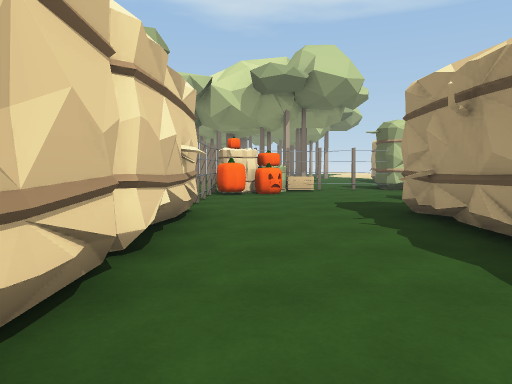
View 1 (above)

24 first-person views from a walk through a scene from a Unity 3-D project. The camera is 1.4 m above the floor, tilts 4° down and sees 70° across. The floor is counted in squares, 2 m on a side. Each view is taken from the middle of a square. On the plan, view 1 faces up. The plan holds only what a view shows up to about 11 squares ahead; the rest is blank. The place goes on beyond the plan. The player character is not drawn. Some animated figures are left out.

View 2
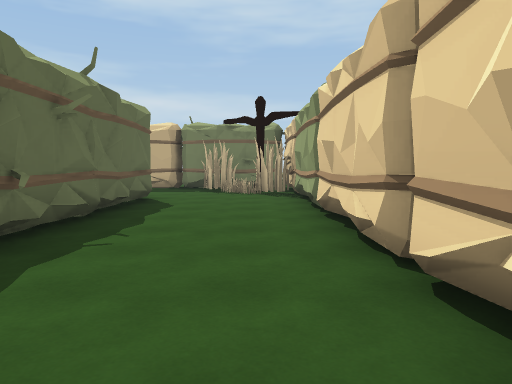

View 3
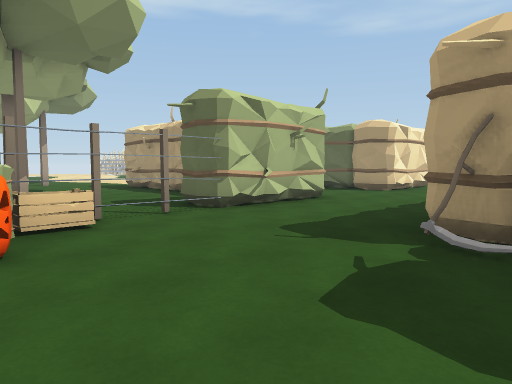

View 4
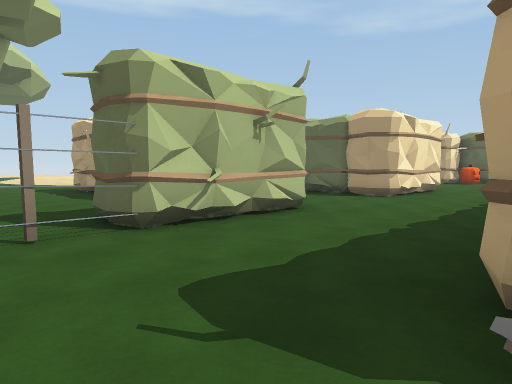

View 5
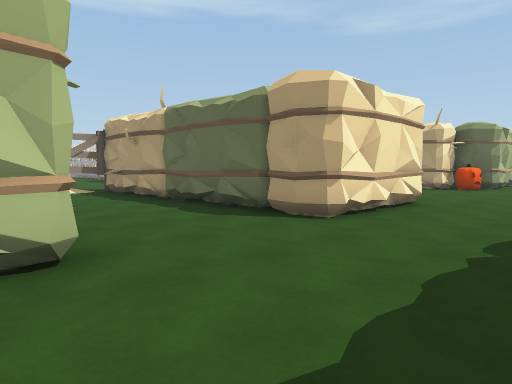

View 6
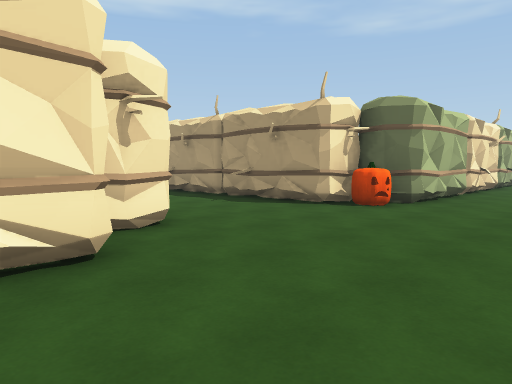

View 7
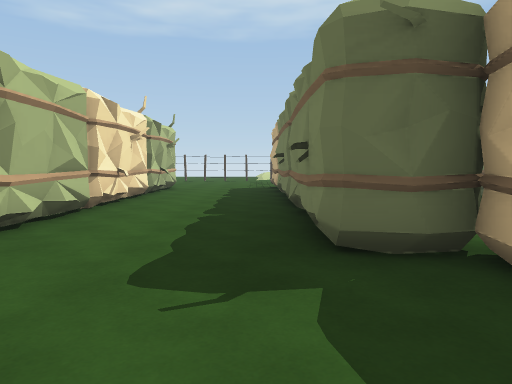

View 8
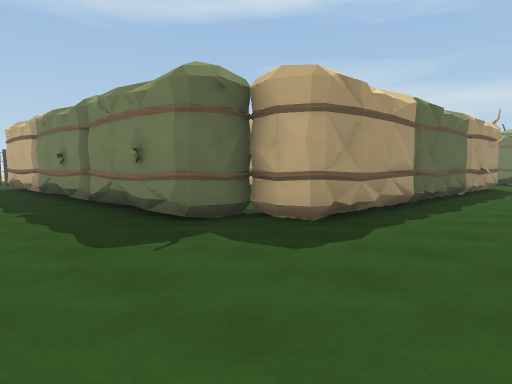

View 9
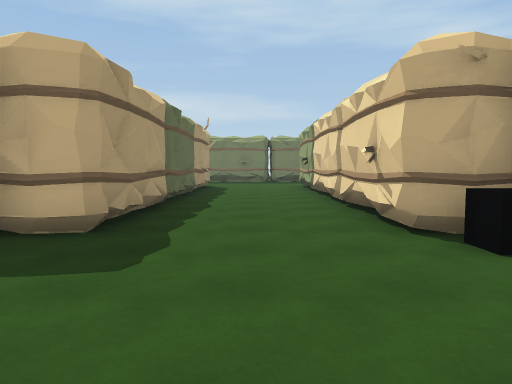

View 10
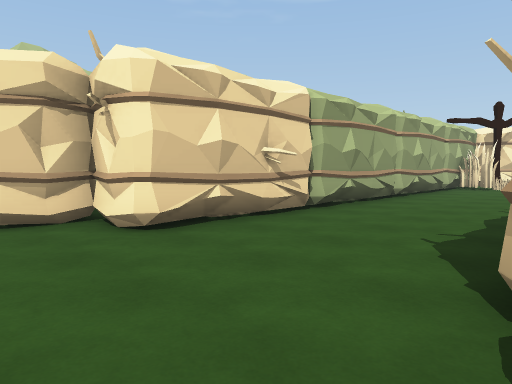

View 11
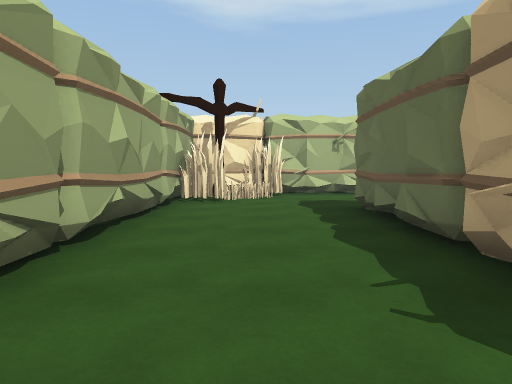

View 12
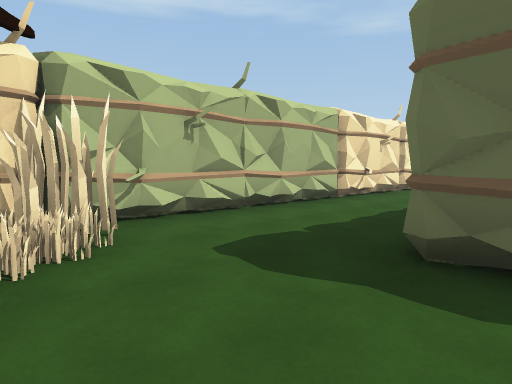

View 13
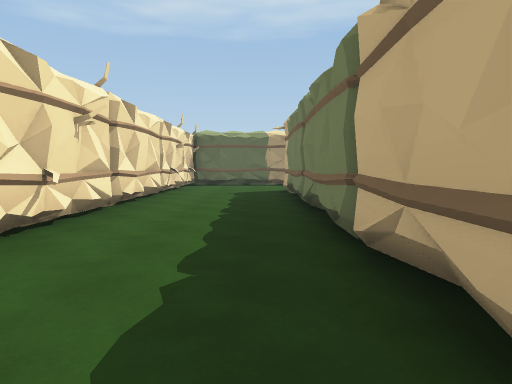

View 14
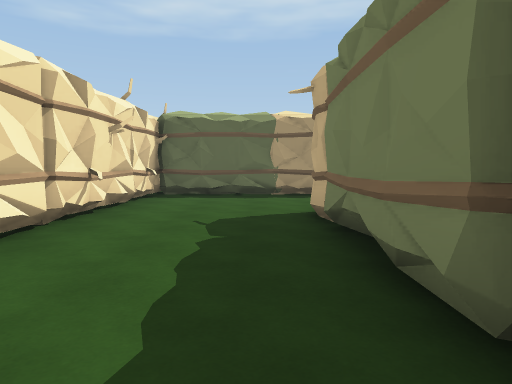

View 15
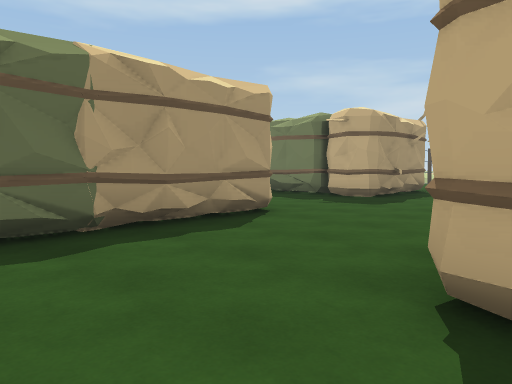

View 16
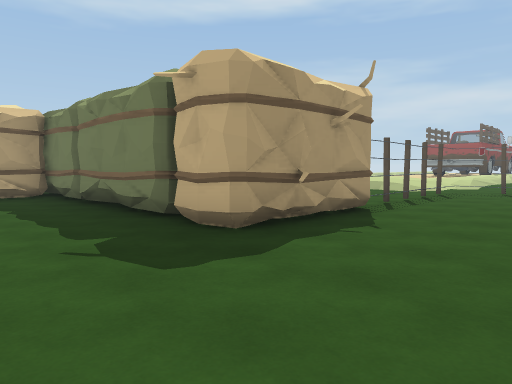

View 17
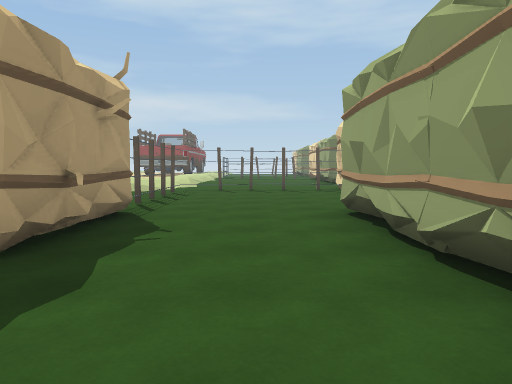

View 18
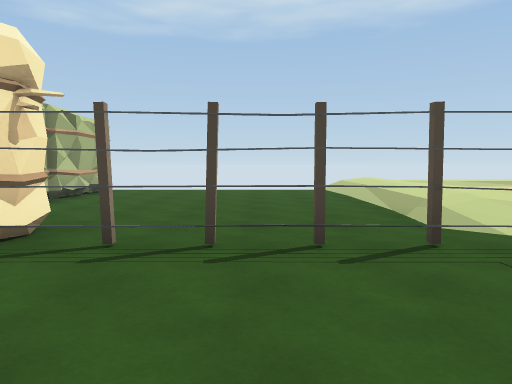

View 19
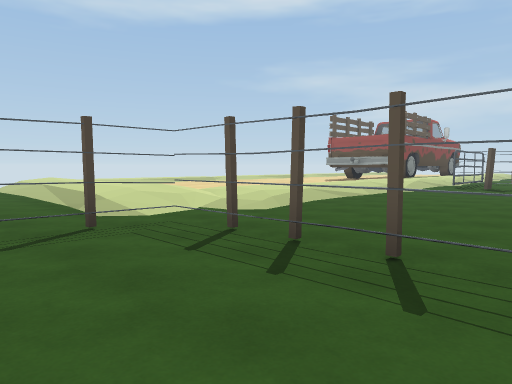

View 20
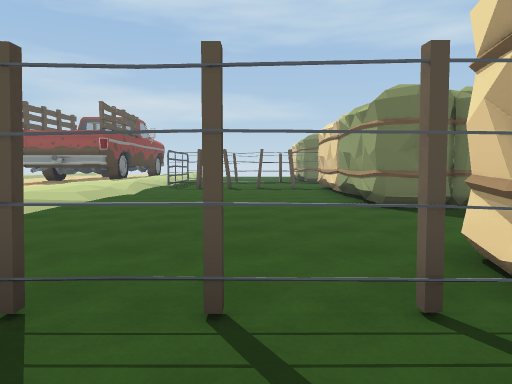

View 21
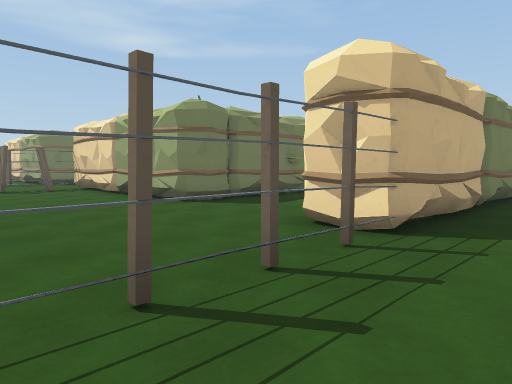

View 22
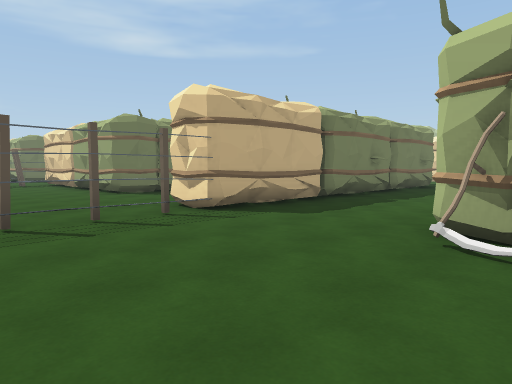

View 23
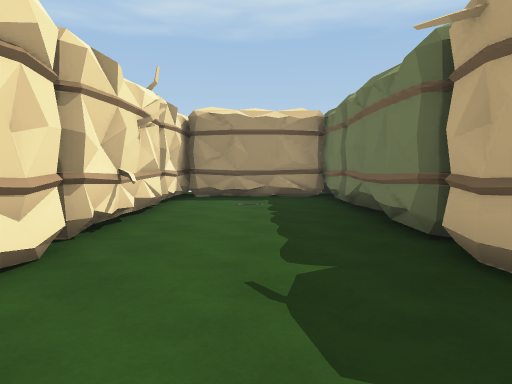

View 24
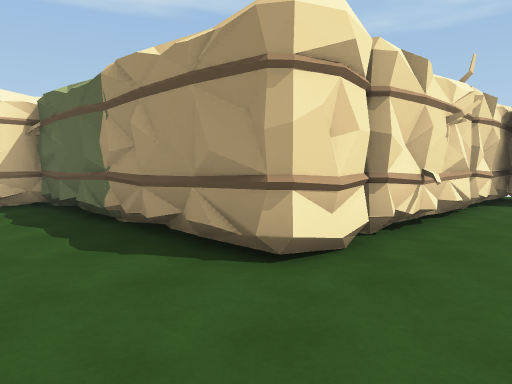

### Floor plan
Key: @ floor where view 1 was taken; # wall or solid block; x gap in a wall; . main floor; : floor 0.25 m higher than the main floor; + floor 0.5 m higher than the main floor; * floor 0.75 m higher than the main floor; T thing the floor can be seen under or through; P pumpkin; L plant; O other object.
Columns run from 2 left of view 1 to 41 right of it. Each row starts with its distance up from view 1.
 26                OOO OOO      OO
 25                  #####OOO ##OOO #
 24                 OO.L.....O.....O..OOO
 23                 #LL................OO
 22                 #..................O
 21                OO...O OOOOOOOOO#...O
 20                 O...O OO      O ...OO
 19       ..        O...O         O ...OO##OOOO
 18       ..O  x#   O...#         O ..........O
 17       .O#  .O   O...O         O ........O.O
 16       ..#  .#   O...OO        O ..........O
 15      ...O ...O  O...#         OO...O#OOOOOO
 14      ...O ..O   #...#         OO...##  OOOO
 13      ...  ..OO  #...##        OO...T ......
 12     ..T   ...O OO...O#OO       O...TO......
 11    TTTO###..OOOO....OOOO#OO###O....T.......
 10  OOO...............................T.......
  9  PP................................T.......
  8  #..........  .....................T........
  7  #....O         O....O#####OOOOTTTTT+*******
  6  #...O         #O...OO        O.....++
  5  #..O O        ##...O        .......+:
  4  #... O         #...O      .........+     :+
  3 O#... O        OO...O     ###OO.....+     :+
  2  O..O O         O...O     O  OO.....+
  1  O... O         O...O         O.....+
  0  O@..OO         #...#         O.....+
 -1  O...O          #...#         O.....+
 -2  O...O             .#         O#....+
 -3  O...O              O         #####
 -4  #L...
 -5  #OO..
 -6  # L..

Where each view was taken, in squares from view 1:
view 1: 0 up, 0 right, facing up
view 2: 5 up, 0 right, facing down
view 3: 6 up, 0 right, facing up-right
view 4: 7 up, 2 right, facing up-right
view 5: 8 up, 6 right, facing up-right
view 6: 8 up, 12 right, facing up-right
view 7: 8 up, 16 right, facing right
view 8: 10 up, 15 right, facing down-right
view 9: 10 up, 16 right, facing down
view 10: 10 up, 18 right, facing up-left
view 11: 15 up, 16 right, facing up
view 12: 20 up, 15 right, facing up-right
view 13: 22 up, 19 right, facing right
view 14: 22 up, 24 right, facing right
view 15: 23 up, 29 right, facing down-right
view 16: 18 up, 30 right, facing down-right
view 17: 18 up, 31 right, facing down
view 18: 10 up, 30 right, facing right
view 19: 10 up, 29 right, facing down-right
view 20: 9 up, 30 right, facing down
view 21: 9 up, 32 right, facing down-left
view 22: 12 up, 32 right, facing down-left
view 23: 17 up, 31 right, facing right
view 24: 17 up, 31 right, facing up-right
